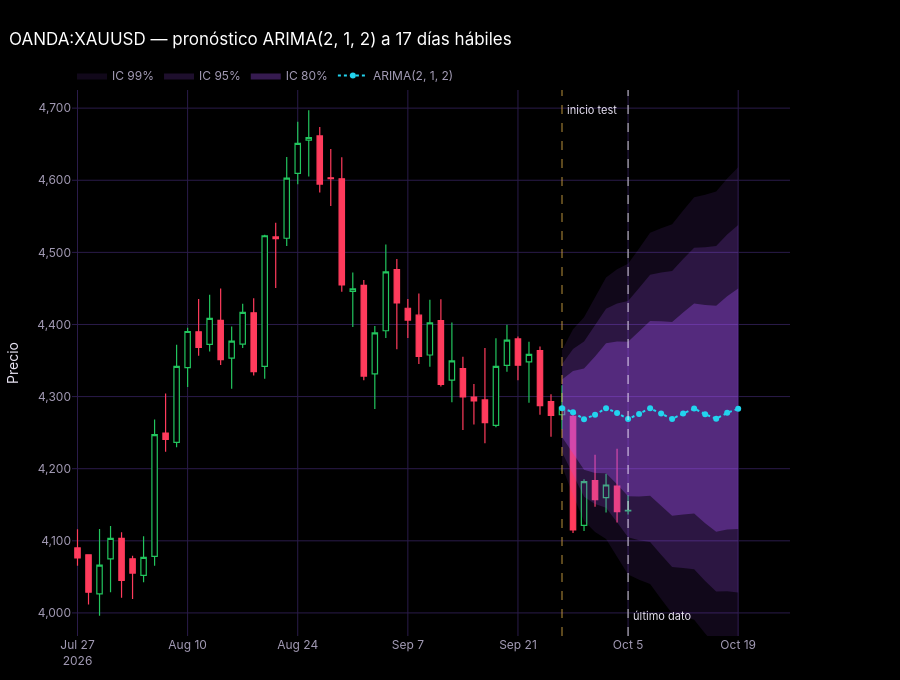

The notebook cell this image was saved under:
### Markdown cell above
### Pronóstico

Pronóstico dinámico sobre todo el test y `H_FUT` días hábiles más, con bandas al 80, 95 y 99%.

### Code cell
pron = arima.pronosticar(modelo_arima, test, H_FUT)
G.pronostico_arima(ohlc, pron, CORTE, orden, PRINCIPAL, guardar='05_pronostico_arima')

ancho = pron['sup_95'] - pron['inf_95']
print(f'Ancho del IC 95%: ${ancho.iloc[0]:,.0f} el primer día y ${ancho.iloc[-1]:,.0f} el día {len(pron)}')
